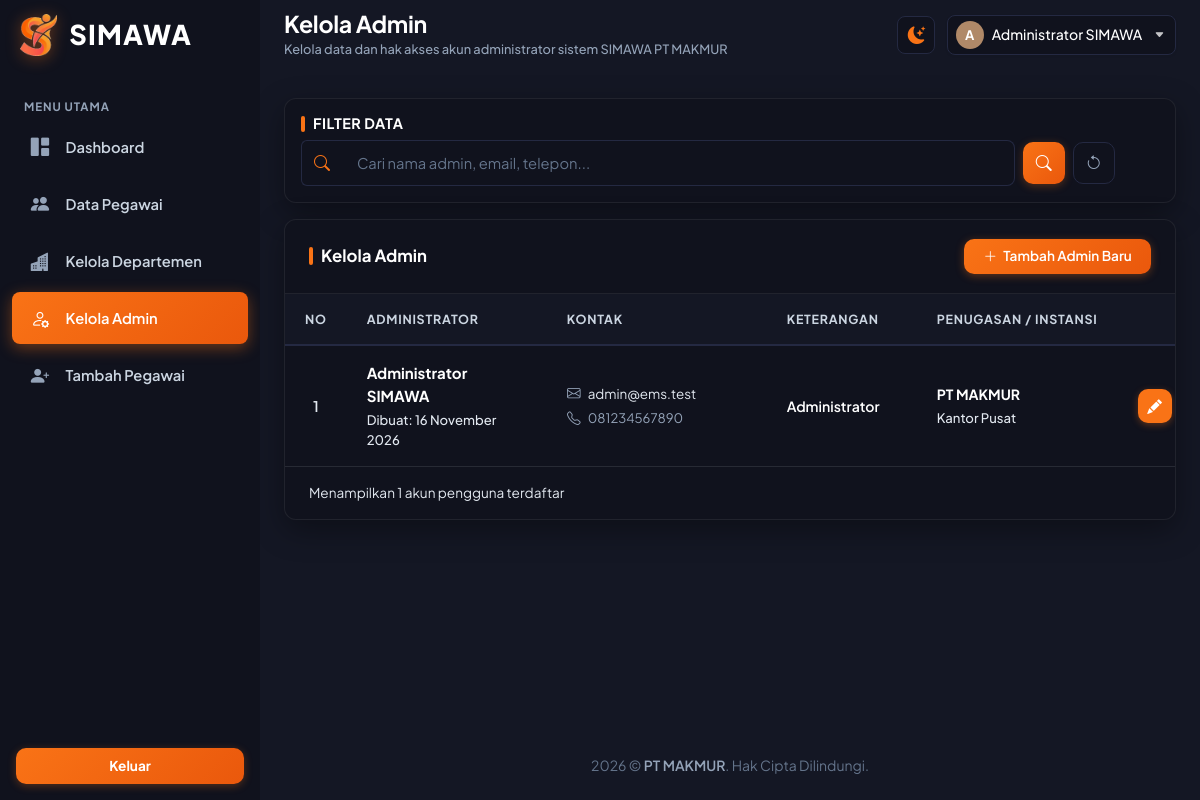
Screenshot of /users/index.php (signed in) with the database file from the repository.
### tables this page shows
CREATE TABLE IF NOT EXISTS `users` (
  `id` BIGINT UNSIGNED AUTO_INCREMENT PRIMARY KEY,
  `name` VARCHAR(255) NOT NULL,
  `email` VARCHAR(255) NOT NULL UNIQUE,
  `role` VARCHAR(50) NOT NULL DEFAULT 'Administrator',
  `phone` VARCHAR(30) NULL DEFAULT '081234567890',
  `instansi` VARCHAR(100) NOT NULL DEFAULT 'PT MAKMUR',
  `unit` VARCHAR(100) NOT NULL DEFAULT 'Kantor Pusat',
  `password` VARCHAR(255) NOT NULL,
  `remember_token` VARCHAR(100) NULL,
  `created_at` TIMESTAMP NULL DEFAULT CURRENT_TIMESTAMP,
  `updated_at` TIMESTAMP NULL DEFAULT CURRENT_TIMESTAMP ON UPDATE CURRENT_TIMESTAMP
);

### config/database.php (called while the page is built, shortened)
<?php
function e(?string $string): string {
    return htmlspecialchars($string ?? '', ENT_QUOTES, 'UTF-8');
}
function formatDateIndo(?string $dateStr): string {
    $timestamp = strtotime($dateStr);
    $bulan = [
        1 => 'Januari', 'Februari', 'Maret', 'April', 'Mei', 'Juni',
        'Juli', 'Agustus', 'September', 'Oktober', 'November', 'Desember'
    ];
    $d = date('d', $timestamp);
    $m = (int)date('m', $timestamp);
    $y = date('Y', $timestamp);
    return "{$d} {$bulan[$m]} {$y}";
}

### users/index.php (the view, shortened to what this page needs)
<?php
require_once __DIR__ . '/../config/database.php';
$filter_q = trim($_GET['q'] ?? '');
$params = [];
$sql = "SELECT id, name, email, role, phone, instansi, unit, created_at FROM users";
$sql .= " ORDER BY id ASC";
$stmt = $pdo->prepare($sql);
$stmt->execute($params);
$usersList = $stmt->fetchAll(PDO::FETCH_ASSOC);
include __DIR__ . '/../includes/header.php';
?>
<div class="container-fluid p-0">
    <div class="card-ems mb-3 fade-in">
        <div class="p-3">
            <div class="d-flex align-items-center gap-2 mb-2">
                <div style="width: 4px; height: 16px; background: var(--accent-primary); border-radius: 4px;"></div>
                <h6 class="fw-bold mb-0" style="color: var(--text-primary); font-size: 0.9rem; letter-spacing: 0.5px;">
                    FILTER DATA
                </h6>
            </div>
            <form action="index.php" method="GET" class="row g-2 align-items-center">
                <div class="col-12 col-md-10">
                    <div class="input-group search-input-group">
                        <span class="input-group-text search-icon">
                            <i class="bi bi-search"></i>
                        </span>
                        <input type="text"
                               name="q"
                               class="form-control form-ems-control"
                               placeholder="Cari nama admin, email, telepon..."
                               value="<?= e($filter_q) ?>"
                               autocomplete="off">
                    </div>
                </div>
                <div class="col-12 col-md-2 d-flex gap-2">
                    <button type="submit" class="btn btn-search-icon" title="Cari Admin">
                        <i class="bi bi-search"></i>
                    </button>
                    <a href="index.php" class="btn btn-reset-icon" title="Reset Filter">
                        <i class="bi bi-arrow-counterclockwise"></i>
                    </a>
                </div>
            </form>
        </div>
    </div>
    <div class="card-ems fade-in delay-1">
        <div class="card-ems-header d-flex justify-content-between align-items-center flex-wrap gap-2">
            <div class="d-flex align-items-center gap-2">
                <div style="width: 4px; height: 18px; background: var(--accent-primary); border-radius: 4px;"></div>
                <h5 class="fw-bold mb-0" style="color: var(--text-primary); font-size: 1.05rem;">
                    Kelola Admin
                </h5>
            </div>
            <button type="button" class="btn-tambah-user" data-bs-toggle="modal" data-bs-target="#modalTambahUser">
                <i class="bi bi-plus-lg"></i> Tambah Admin Baru
            </button>
        </div>
        <div class="table-responsive">
            <table class="table-ems mb-0">
                <thead>
                    <tr>
                        <th class="text-center" style="width: 50px;">NO</th>
                        <th style="min-width: 200px;">ADMINISTRATOR</th>
                        <th style="min-width: 220px;">KONTAK</th>
                        <th style="min-width: 150px;">KETERANGAN</th>
                        <th style="min-width: 200px;">PENUGASAN / INSTANSI</th>
                        <th class="text-center" style="width: 140px;">AKSI</th>
                    </tr>
                </thead>
                <tbody>
                    <?php if (empty($usersList)): ?>
                        <tr>
                            <td colspan="6" class="text-center py-5">
                                <div style="color: var(--text-muted);">
                                    <i class="bi bi-person-x fs-1 d-block mb-2 text-warning"></i>
                                    <h5 class="fw-bold" style="color: var(--text-primary);">Data Pengguna Tidak Ditemukan</h5>
                                    <p class="small mb-3" style="color: var(--text-secondary);">
                                        <?php if (!empty($filter_q)): ?>
                                            Tidak ada akun pengguna yang cocok dengan kata kunci pencarian "<strong><?= e($filter_q) ?></strong>".
                                        <?php else: ?>
                                            Belum ada data pengguna yang terdaftar di dalam sistem.
                                        <?php endif; ?>
                                    </p>
                                    <?php if (!empty($filter_q)): ?>
                                        <a href="index.php" class="btn btn-sm btn-orange">
                                            <i class="bi bi-arrow-counterclockwise me-1"></i> Bersihkan Pencarian
                                        </a>
                                    <?php endif; ?>
                                </div>
                            </td>
                        </tr>
                    <?php else: ?>
                        <?php foreach ($usersList as $idx => $u): ?>
                            <?php
                                $userRole = $u['role'] ?? 'Administrator';
                            ?>
                            <tr>
                                <td class="text-center fw-semibold text-secondary" style="color: var(--text-secondary) !important;">
                                    <?= $idx + 1 ?>
                                </td>
                                <td>
                                    <div>
                                        <div class="fw-bold" style="color: var(--text-primary); font-size: 0.94rem;">
                                            <?= e($u['name']) ?>
                                        </div>
                                        <div style="font-size: 0.82rem; color: var(--text-secondary); margin-top: 3px; font-weight: 500;">
                                            Dibuat: <?= formatDateIndo($u['created_at']) ?>
                                        </div>
                                    </div>
                                </td>
                                <td>
                                    <div class="emp-contact-item">
                                        <i class="bi bi-envelope"></i>
                                        <a href="mailto:<?= e($u['email']) ?>"><?= e($u['email']) ?></a>
                                    </div>
                                    <?php if (!empty($u['phone'])): ?>
                                        <div class="emp-contact-item text-phone mt-1">
                                            <i class="bi bi-telephone"></i>
                                            <span><?= e($u['phone']) ?></span>
                                        </div>
                                    <?php endif; ?>
                                </td>
                                <td>
                                    <span class="fw-semibold" style="font-size: 0.88rem; color: var(--text-primary);">
                                        <?= e($userRole) ?>
                                    </span>
                                </td>
                                <td>
                                    <div>
                                        <div class="fw-bold" style="color: var(--text-primary); font-size: 0.88rem;">
                                            <?= e($u['instansi'] ?? 'PT MAKMUR') ?>
                                        </div>
                                        <div style="font-size: 0.82rem; color: var(--text-secondary); margin-top: 3px; font-weight: 500;">
                                            <?= e($u['unit'] ?? 'Kantor Pusat') ?>
                                        </div>
                                    </div>
                                </td>
                                <td class="text-center">
                                    <div class="d-inline-flex gap-2">
                                        <button type="button"
                                                class="btn-action-box btn-box-edit btn-trigger-edit"
                                                title="Edit Data User"
                                                data-bs-toggle="modal"
                                                data-bs-target="#modalEditUser"
                                                data-id="<?= $u['id'] ?>"
                                                data-name="<?= e($u['name']) ?>"
                                                data-email="<?= e($u['email']) ?>"
                                                data-phone="<?= e($u['phone'] ?? '') ?>"
                                                data-unit="<?= e($u['unit'] ?? 'Kantor Pusat') ?>">
                                            <i class="bi bi-pencil-fill"></i>
                                        </button>
                                    </div>
                                </td>
                            </tr>
                        <?php endforeach; ?>
                    <?php endif; ?>
                </tbody>
            </table>
        </div>
        <div class="py-3 px-4 border-top border-secondary border-opacity-25 d-flex justify-content-between align-items-center flex-wrap gap-2">
            <span style="font-size: 0.85rem; color: var(--text-secondary);">
                Menampilkan <?= count($usersList) ?> akun pengguna terdaftar
            </span>
        </div>
    </div>
</div>
<?php include __DIR__ . '/../includes/footer.php'; ?>

### rows the page displays
users: name "Administrator SIMAWA", created_at "16 November 2026", email "admin@ems.test", phone "081234567890", role "Administrator", instansi "PT MAKMUR", unit "Kantor Pusat"

### other values shown
$page_title "Kelola Admin"
$page_subtitle "Kelola data dan hak akses akun administrator sistem SIMAWA PT MAKMUR"
$userInitial "A"
$userName "Administrator SIMAWA"
count($usersList) "1"
